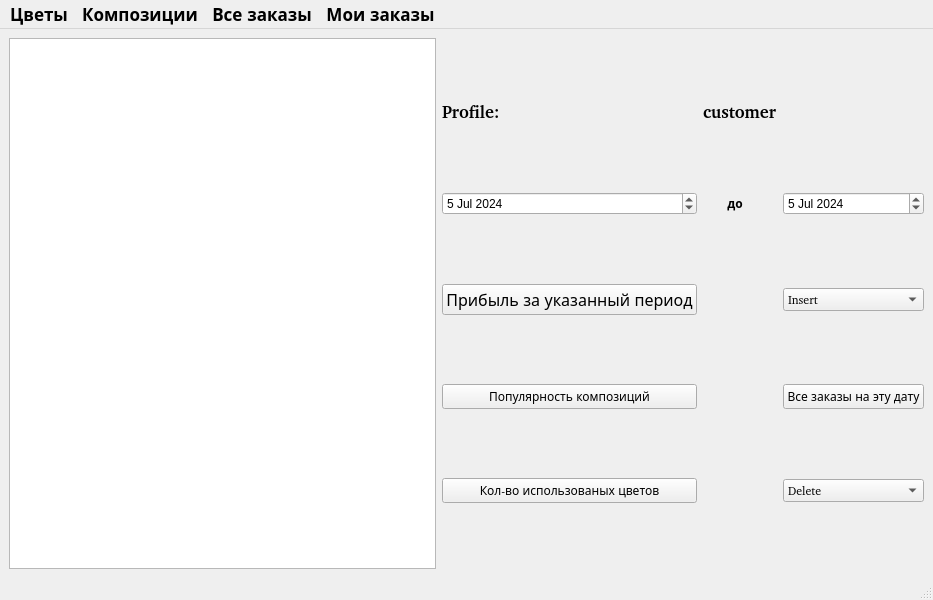
<?xml version="1.0" encoding="UTF-8"?>
<ui version="4.0">
 <class>MainWindow</class>
 <widget class="QMainWindow" name="MainWindow">
  <property name="geometry">
   <rect>
    <x>0</x>
    <y>0</y>
    <width>933</width>
    <height>600</height>
   </rect>
  </property>
  <property name="maximumSize">
   <size>
    <width>1920</width>
    <height>1080</height>
   </size>
  </property>
  <property name="mouseTracking">
   <bool>false</bool>
  </property>
  <property name="windowTitle">
   <string>MainWindow</string>
  </property>
  <property name="autoFillBackground">
   <bool>false</bool>
  </property>
  <widget class="QWidget" name="centralwidget">
   <property name="enabled">
    <bool>true</bool>
   </property>
   <property name="autoFillBackground">
    <bool>false</bool>
   </property>
   <layout class="QGridLayout" name="gridLayout">
    <item row="9" column="0">
     <widget class="QTextBrowser" name="textBrowser">
      <property name="maximumSize">
       <size>
        <width>900</width>
        <height>840</height>
       </size>
      </property>
      <property name="font">
       <font>
        <family>URW Gothic [urw]</family>
        <pointsize>13</pointsize>
        <weight>75</weight>
        <bold>true</bold>
       </font>
      </property>
     </widget>
    </item>
    <item row="9" column="2">
     <layout class="QGridLayout" name="gridLayout_2">
      <item row="5" column="0">
       <widget class="QPushButton" name="pushButton">
        <property name="font">
         <font>
          <family>URW Gothic [urw]</family>
          <pointsize>12</pointsize>
          <weight>50</weight>
          <bold>false</bold>
         </font>
        </property>
        <property name="text">
         <string>Прибыль за указанный период</string>
        </property>
       </widget>
      </item>
      <item row="4" column="2">
       <widget class="QDateEdit" name="dateEdit">
        <property name="dateTime">
         <datetime>
          <hour>0</hour>
          <minute>0</minute>
          <second>0</second>
          <year>2024</year>
          <month>7</month>
          <day>5</day>
         </datetime>
        </property>
        <property name="minimumDateTime">
         <datetime>
          <hour>0</hour>
          <minute>0</minute>
          <second>0</second>
          <year>2024</year>
          <month>1</month>
          <day>1</day>
         </datetime>
        </property>
        <property name="maximumDate">
         <date>
          <year>2024</year>
          <month>12</month>
          <day>31</day>
         </date>
        </property>
       </widget>
      </item>
      <item row="6" column="0">
       <widget class="QPushButton" name="pushButton_2">
        <property name="font">
         <font>
          <family>URW Gothic [urw]</family>
         </font>
        </property>
        <property name="text">
         <string>Популярность композиций</string>
        </property>
       </widget>
      </item>
      <item row="0" column="1">
       <widget class="QLabel" name="status">
        <property name="sizePolicy">
         <sizepolicy hsizetype="Fixed" vsizetype="Fixed">
          <horstretch>100</horstretch>
          <verstretch>0</verstretch>
         </sizepolicy>
        </property>
        <property name="font">
         <font>
          <family>URW Gothic [urw]</family>
          <pointsize>13</pointsize>
          <weight>75</weight>
          <bold>true</bold>
         </font>
        </property>
        <property name="frameShape">
         <enum>QFrame::NoFrame</enum>
        </property>
        <property name="text">
         <string>customer</string>
        </property>
       </widget>
      </item>
      <item row="4" column="1">
       <widget class="QLabel" name="label_2">
        <property name="font">
         <font>
          <family>URW Gothic [urw]</family>
          <weight>75</weight>
          <bold>true</bold>
         </font>
        </property>
        <property name="text">
         <string>       до</string>
        </property>
       </widget>
      </item>
      <item row="4" column="0">
       <widget class="QDateEdit" name="dateEdit_2">
        <property name="dateTime">
         <datetime>
          <hour>0</hour>
          <minute>0</minute>
          <second>0</second>
          <year>2024</year>
          <month>7</month>
          <day>5</day>
         </datetime>
        </property>
        <property name="maximumDate">
         <date>
          <year>2024</year>
          <month>12</month>
          <day>31</day>
         </date>
        </property>
        <property name="minimumDate">
         <date>
          <year>2024</year>
          <month>1</month>
          <day>1</day>
         </date>
        </property>
       </widget>
      </item>
      <item row="0" column="0">
       <widget class="QLabel" name="name">
        <property name="sizePolicy">
         <sizepolicy hsizetype="Fixed" vsizetype="Fixed">
          <horstretch>0</horstretch>
          <verstretch>0</verstretch>
         </sizepolicy>
        </property>
        <property name="maximumSize">
         <size>
          <width>1920</width>
          <height>1080</height>
         </size>
        </property>
        <property name="font">
         <font>
          <family>URW Gothic [urw]</family>
          <pointsize>13</pointsize>
          <weight>75</weight>
          <bold>true</bold>
          <underline>false</underline>
         </font>
        </property>
        <property name="frameShape">
         <enum>QFrame::NoFrame</enum>
        </property>
        <property name="text">
         <string>Profile: </string>
        </property>
       </widget>
      </item>
      <item row="7" column="0">
       <widget class="QPushButton" name="pushButton_3">
        <property name="font">
         <font>
          <family>URW Gothic [urw]</family>
         </font>
        </property>
        <property name="text">
         <string>Кол-во использованых цветов</string>
        </property>
       </widget>
      </item>
      <item row="5" column="2">
       <widget class="QComboBox" name="comboBox">
        <property name="font">
         <font>
          <family>URW Gothic [urw]</family>
         </font>
        </property>
        <item>
         <property name="text">
          <string>Insert</string>
         </property>
        </item>
        <item>
         <property name="text">
          <string>Новый заказ</string>
         </property>
        </item>
       </widget>
      </item>
      <item row="7" column="2">
       <widget class="QComboBox" name="comboBox_2">
        <property name="font">
         <font>
          <family>URW Gothic [urw]</family>
         </font>
        </property>
        <item>
         <property name="text">
          <string>Delete</string>
         </property>
        </item>
        <item>
         <property name="text">
          <string>Заказ</string>
         </property>
        </item>
       </widget>
      </item>
      <item row="6" column="2">
       <widget class="QPushButton" name="pushButton_4">
        <property name="font">
         <font>
          <family>URW Gothic [urw]</family>
         </font>
        </property>
        <property name="text">
         <string>Все заказы на эту дату</string>
        </property>
       </widget>
      </item>
     </layout>
    </item>
   </layout>
  </widget>
  <widget class="QMenuBar" name="menubar">
   <property name="geometry">
    <rect>
     <x>0</x>
     <y>0</y>
     <width>933</width>
     <height>29</height>
    </rect>
   </property>
   <property name="font">
    <font>
     <family>URW Gothic [urw]</family>
     <pointsize>13</pointsize>
     <weight>75</weight>
     <bold>true</bold>
    </font>
   </property>
   <widget class="QMenu" name="menu">
    <property name="title">
     <string>Цветы</string>
    </property>
    <addaction name="action"/>
   </widget>
   <widget class="QMenu" name="menu_2">
    <property name="title">
     <string>Композиции</string>
    </property>
    <addaction name="action_2"/>
   </widget>
   <widget class="QMenu" name="menu_3">
    <property name="title">
     <string>Все заказы</string>
    </property>
    <addaction name="action_3"/>
   </widget>
   <widget class="QMenu" name="menu_4">
    <property name="title">
     <string>Мои заказы</string>
    </property>
    <addaction name="action_4"/>
   </widget>
   <addaction name="menu"/>
   <addaction name="menu_2"/>
   <addaction name="menu_3"/>
   <addaction name="menu_4"/>
  </widget>
  <widget class="QStatusBar" name="statusbar"/>
  <action name="action">
   <property name="text">
    <string>Показать цветы</string>
   </property>
  </action>
  <action name="action_2">
   <property name="text">
    <string>Показать композиции</string>
   </property>
  </action>
  <action name="action_3">
   <property name="text">
    <string>Показать все заказы</string>
   </property>
  </action>
  <action name="action_4">
   <property name="text">
    <string>Показать мои заказы</string>
   </property>
  </action>
 </widget>
 <resources/>
 <connections/>
</ui>
